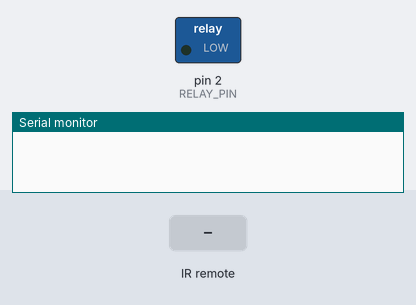
Bench run of a sketch on a simulated Arduino Uno, built with avr-gcc and run on an emulated ATmega328P. On the bench: switched loads named in the sketch (green lamp = pin HIGH), the last lines printed to the serial monitor. The test bench sets the inputs (shaded band).

Above: at 1.2 s.
1.3 s: infrared code 0x45 received
At 2.5 s:
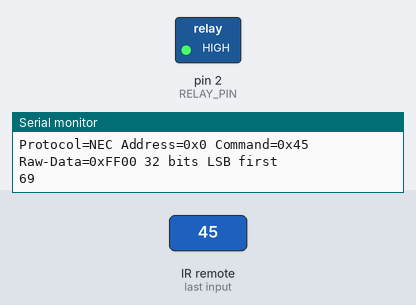
2.8 s: infrared code 0x47 received
At 3.6 s:
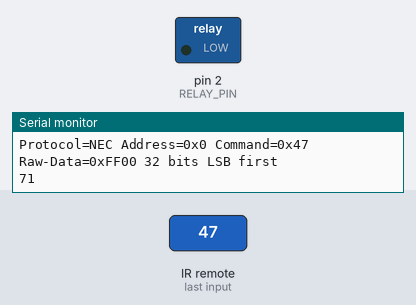
4.3 s: infrared code 0x46 received
At 4.7 s:
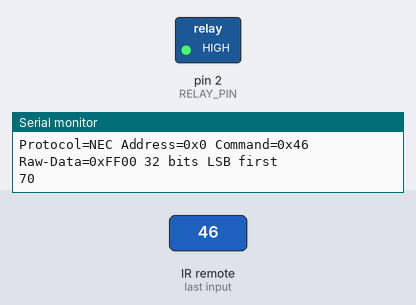
Timing chart, 0 to 7.3 s (numbered marks = the images above; inputs shaded):
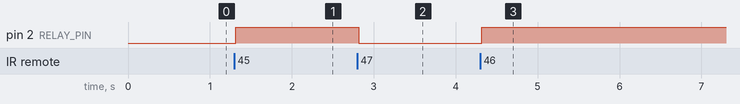

Measured:
- after the input at 1.3 s, pin 2 (RELAY_PIN): LOW → HIGH at once
- after the input at 2.8 s, pin 2 (RELAY_PIN): HIGH → LOW at once
- after the input at 4.3 s, pin 2 (RELAY_PIN): LOW → HIGH at once

The sketch:

Chapter_4_IR_remote_controller_Basic.ino
```cpp
#include <IRremote.h>
#define RELAY_PIN  2     // the Arduino pin, which connects to the IN pin of relay module
int RECV_PIN = 3;     //define input pin on Arduino

IRrecv irrecv(RECV_PIN);
decode_results results;

void setup()
{
pinMode(RELAY_PIN, OUTPUT);  // initialize digital pin as an output.
Serial.begin(9600);
irrecv.enableIRIn(); // Start the receiver
}
void loop() {
if (irrecv.decode()) {
 if (irrecv.decodedIRData.protocol == UNKNOWN) {
      Serial.println(F("Received noise or an unknown (or not yet enabled) protocol"));
      // We have an unknown protocol here, print extended info
      irrecv.printIRResultRawFormatted(&Serial, true);
      irrecv.resume();  // Do it here, to preserve raw data for printing with printIRResultRawFormatted()
    } else {
      irrecv.resume();  // Early enable receiving of the next IR frame
      irrecv.printIRResultShort(&Serial);
      irrecv.printIRSendUsage(&Serial);
    }
    Serial.println();
    Serial.println(irrecv.decodedIRData.command);
    if (irrecv.decodedIRData.command == 0x45) {  // 1 Change status
      toggleRelay();
      delay(300);
    }else if(irrecv.decodedIRData.command == 0x46){  // 2 turn on the relay
      digitalWrite(RELAY_PIN, HIGH);
    }else if(irrecv.decodedIRData.command == 0x47){   // 3 turn off the relay
      digitalWrite(RELAY_PIN, LOW);
    }
  }
}
void toggleRelay() {
  digitalWrite(RELAY_PIN, !digitalRead(RELAY_PIN)); // change the status
}
```
